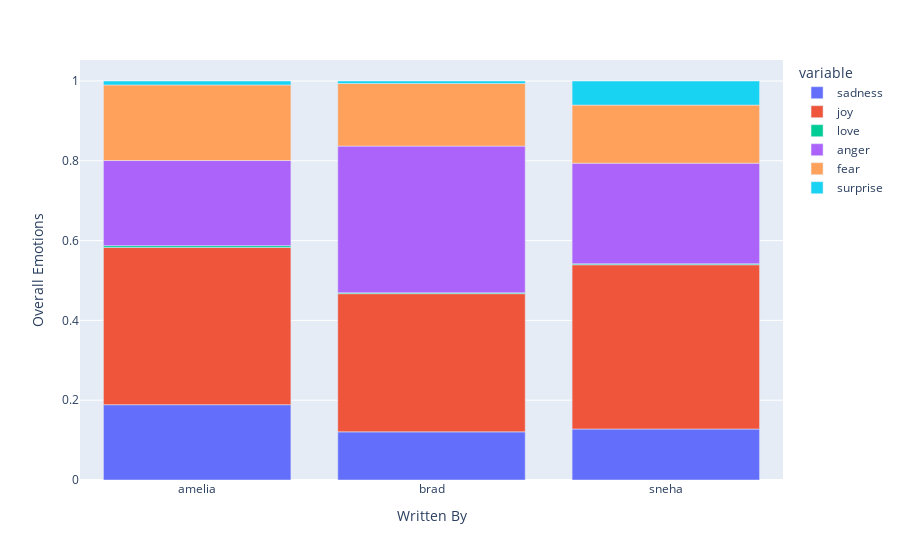

This figure's notebook cell:
### Code cell
frames=[]
for i in range(len(outputs)):
    frames.append(outputs[i][1])

chart = pd.concat(frames, ignore_index=False)

sum = chart.groupby("Written By").sum()
sum["sum"] = sum.sum(axis="columns")
sum["sadness"] = sum["sadness"].div(sum["sum"])
sum["joy"] = sum["joy"].div(sum["sum"])
sum["love"] = sum["love"].div(sum["sum"])
sum["anger"] = sum["anger"].div(sum["sum"])
sum["fear"] = sum["fear"].div(sum["sum"])
sum["surprise"] = sum["surprise"].div(sum["sum"])

plot = px.bar(sum, y = ["sadness","joy","love", "anger", "fear","surprise",])
plot.update_layout(yaxis_title='Overall Emotions')
plot.show()

### Figure 1 — Plotly figure (JSON) as saved in the notebook; plotly's stock layout.template omitted (floating-point values rounded to 4 significant figures)
{"data": [{"alignmentgroup": "True", "hovertemplate": "variable=sadness<br>Written By=%{x}<br>value=%{y}<extra></extra>", "legendgroup": "sadness", "marker": {"color": "#636efa", "pattern": {"shape": ""}}, "name": "sadness", "offsetgroup": "sadness", "orientation": "v", "showlegend": true, "textposition": "auto", "type": "bar", "x": ["amelia", "brad", "sneha"], "xaxis": "x", "y": [0.1887, 0.1207, 0.1278], "yaxis": "y"}, {"alignmentgroup": "True", "hovertemplate": "variable=joy<br>Written By=%{x}<br>value=%{y}<extra></extra>", "legendgroup": "joy", "marker": {"color": "#EF553B", "pattern": {"shape": ""}}, "name": "joy", "offsetgroup": "joy", "orientation": "v", "showlegend": true, "textposition": "auto", "type": "bar", "x": ["amelia", "brad", "sneha"], "xaxis": "x", "y": [0.3941, 0.3463, 0.4117], "yaxis": "y"}, {"alignmentgroup": "True", "hovertemplate": "variable=love<br>Written By=%{x}<br>value=%{y}<extra></extra>", "legendgroup": "love", "marker": {"color": "#00cc96", "pattern": {"shape": ""}}, "name": "love", "offsetgroup": "love", "orientation": "v", "showlegend": true, "textposition": "auto", "type": "bar", "x": ["amelia", "brad", "sneha"], "xaxis": "x", "y": [0.004548, 0.002222, 0.002489], "yaxis": "y"}, {"alignmentgroup": "True", "hovertemplate": "variable=anger<br>Written By=%{x}<br>value=%{y}<extra></extra>", "legendgroup": "anger", "marker": {"color": "#ab63fa", "pattern": {"shape": ""}}, "name": "anger", "offsetgroup": "anger", "orientation": "v", "showlegend": true, "textposition": "auto", "type": "bar", "x": ["amelia", "brad", "sneha"], "xaxis": "x", "y": [0.2134, 0.3676, 0.2521], "yaxis": "y"}, {"alignmentgroup": "True", "hovertemplate": "variable=fear<br>Written By=%{x}<br>value=%{y}<extra></extra>", "legendgroup": "fear", "marker": {"color": "#FFA15A", "pattern": {"shape": ""}}, "name": "fear", "offsetgroup": "fear", "orientation": "v", "showlegend": true, "textposition": "auto", "type": "bar", "x": ["amelia", "brad", "sneha"], "xaxis": "x", "y": [0.1895, 0.1568, 0.1456], "yaxis": "y"}, {"alignmentgroup": "True", "hovertemplate": "variable=surprise<br>Written By=%{x}<br>value=%{y}<extra></extra>", "legendgroup": "surprise", "marker": {"color": "#19d3f3", "pattern": {"shape": ""}}, "name": "surprise", "offsetgroup": "surprise", "orientation": "v", "showlegend": true, "textposition": "auto", "type": "bar", "x": ["amelia", "brad", "sneha"], "xaxis": "x", "y": [0.009794, 0.006319, 0.06036], "yaxis": "y"}], "layout": {"barmode": "relative", "legend": {"title": {"text": "variable"}, "tracegroupgap": 0}, "margin": {"t": 60}, "xaxis": {"anchor": "y", "domain": [0, 1], "title": {"text": "Written By"}}, "yaxis": {"anchor": "x", "domain": [0, 1], "title": {"text": "Overall Emotions"}}}}
